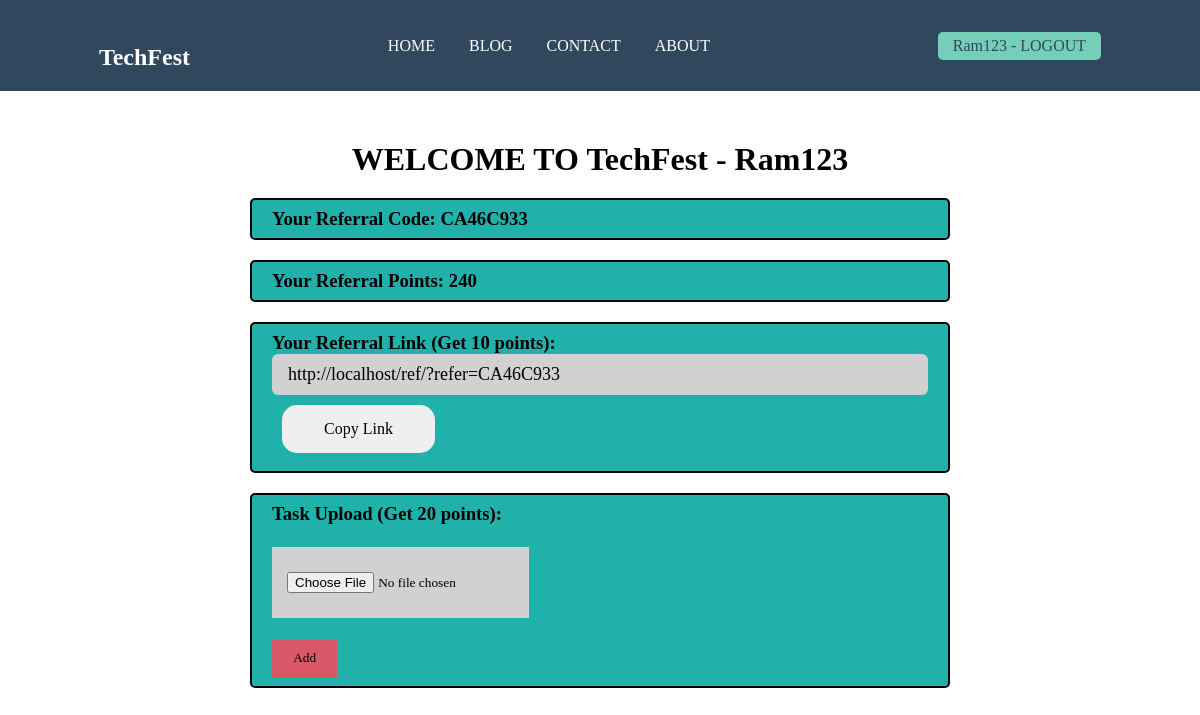
The page /user.php (signed in) on the database its author committed.
### tables this page shows
CREATE TABLE `registered_users` (
  `full_name` varchar(100) NOT NULL,
  `username` varchar(100) NOT NULL,
  `email` varchar(100) NOT NULL,
  `password` varchar(100) NOT NULL,
  `referral_code` varchar(200) NOT NULL,
  `referral_point` int(200) NOT NULL DEFAULT 0
);

### user.php (the view, shortened to what this page needs)
<?php
  require('connection.php');
?>
<!DOCTYPE html>
<html lang="en">
<head>
  <link rel="stylesheet" href="style.css">
</head>
<body>
  <header>
    <h2>TechFest</h2>
    <nav>
      <a href="user.php">HOME</a>
      <a href="#">BLOG</a>
      <a href="#">CONTACT</a>
      <a href="#">ABOUT</a>
    </nav>
    <?php
      if(isset($_SESSION['logged_in']) && $_SESSION['logged_in']==true)
      {
        echo"
          <div class='user'>
            $_SESSION[username] - <a href='logout.php'>LOGOUT</a>
          </div>
        ";
      }
    ?>
  </header>
  <?php
    if(isset($_SESSION['logged_in']) && $_SESSION['logged_in']==true)
    {
      echo"<h1 style='text-align: center; margin-top: 50px;'> WELCOME TO TechFest -  $_SESSION[username]</h1>";
      $query="SELECT * FROM `registered_users` WHERE `username`='$_SESSION[username]'";
      $result=mysqli_query($con,$query);
      $result_fetch=mysqli_fetch_assoc($result);
      echo"<h3 class='box'>
        Your Referral Code: $result_fetch[referral_code]
      </h3>";
      echo"<h3 class='box'>
        Your Referral Points: $result_fetch[referral_point]
      </h3>";
      ?>
      <h3 class='box'>
      Your Referral Link (Get 10 points):
      <input type="text" class="form-field"   value="http://localhost/ref/?refer=<?=$result_fetch['referral_code']?>" id="myInput">
      <button class="button" onclick="myCopy()">Copy Link</button>
      </h3>
    <?php
    }
  ?>
    <form action="" method="POST" enctype="multipart/form-data">
    <h3 class='box'>
        Task Upload (Get 20 points):<div class="mb-3">
        <br>
                    <input  type="file" name="image" class="form-control"  required >
                    <div class="mb-3">
                    <input type="submit" name="add_image" value="Add" class="btn btn-primary">
                    </div>
                    </h3>
</form>
</body>
</html>

### style.css (style rules this page uses)
* { margin: 0; padding: 0; box-sizing: border-box; text-decoration: none; font-family: poppins; }
header { display: flex; flex-direction: row; align-items: center; justify-content: space-around; background-color: #30475e; color: white; padding: 20px 0; }
header nav a { color: white; margin-right: 30px; font-weight: 500; }
div.user { color: #30475e; background-color: #75cfb8; padding: 5px 15px; border-radius: 5px; font-weight: 500; }
div.user a { color: #30475e; }
h3.box { background-color: lightseagreen; width: 700px; font-weight: 600; margin: 0 auto; padding: 8px 20px; border: 2px solid black; border-radius: 5px; margin-top: 20px; }
h2 { padding-top: 1.5rem; }
a { color: #333; }
.form-control { background-color: #f8f9fa; padding: 20px; padding: 25px 15px; margin-bottom: 1.3rem; }
.btn { padding: 0.6rem 1.2rem; background: #da5767; border: 2px solid #da5767; }

### user.php (style rules this page uses)
.button { border: none; padding: 15px 42px; border-radius: 15px; color: black; text-align: auto; text-decoration: none; display: inline-block; font-size: 16px; margin: 10px 10px; cursor: pointer; }
.form-control { background-color: #d1d1d1; }
.form-field { display: block; width: 100%; padding: 8px 16px; line-height: 25px; font-size: 18px; font-weight: 500; font-family: inherit; border-radius: 6px; -webkit-appearance: none; color: var(--input-color); border: 1px solid var(--input-border); background: #d1d1d1; }

### rows shown on the page
registered_users: referral_code "CA46C933", referral_point "240", referral_code "http://localhost/ref/?refer=CA46C933"

### other values the page prints
$_SESSION[username] "Ram123"
